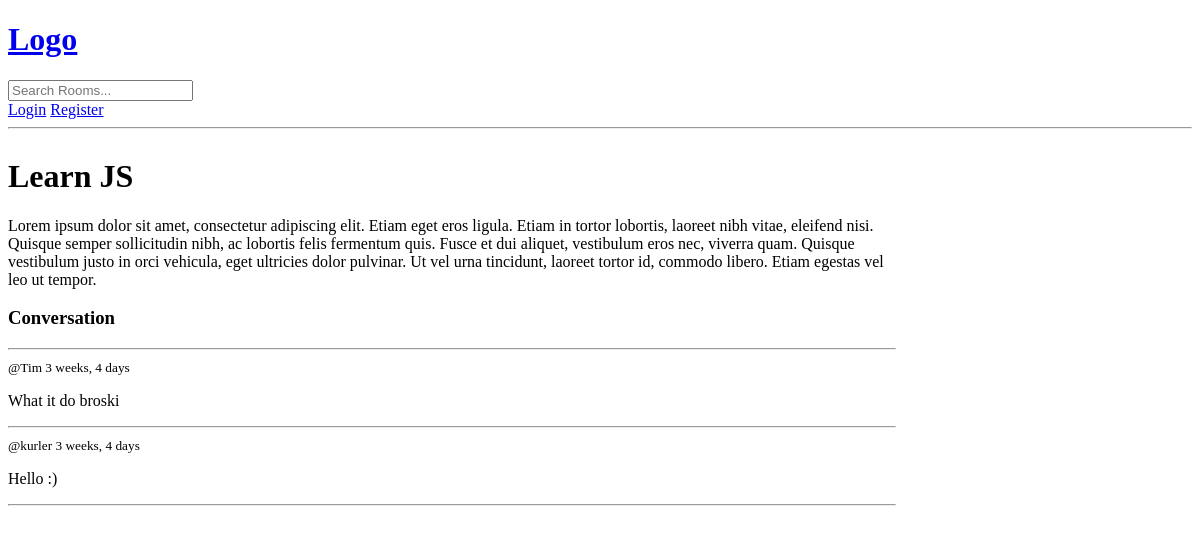
The app's page /room/1/, older data.
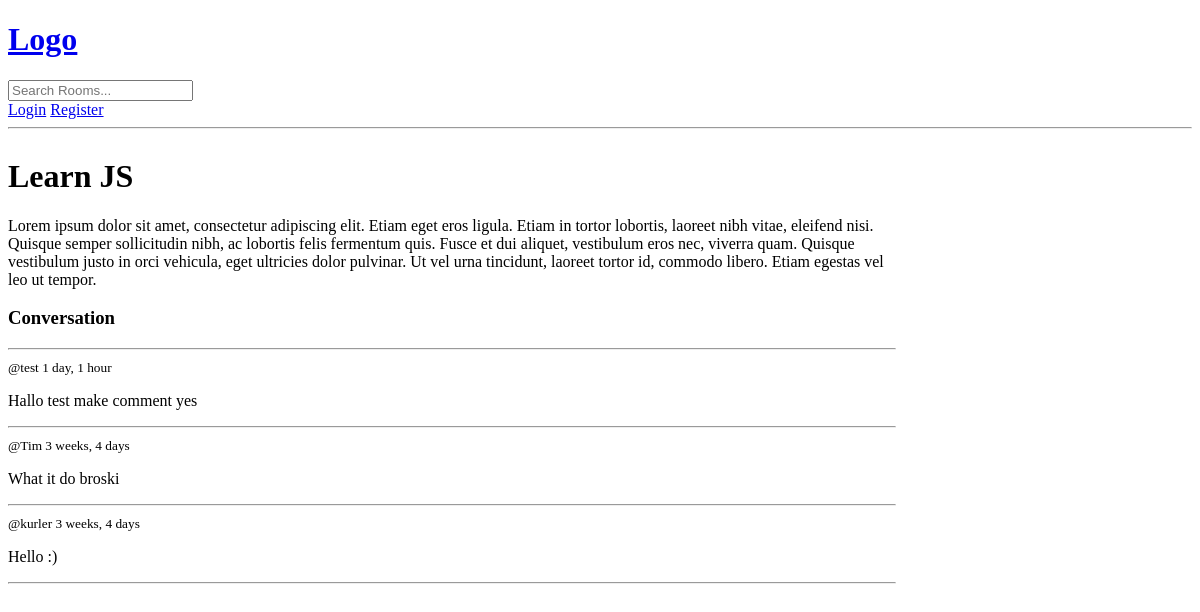
The same page, newer data.
### base/models.py (models this page shows, shortened)
class Room(models.Model):
    host = models.ForeignKey(User, on_delete=models.SET_NULL, null=True)
    topic = models.ForeignKey(Topic, on_delete=models.SET_NULL, null=True)
    name = models.CharField(max_length=200)
    description = models.TextField(null=True, blank=True)
    participants = models.ManyToManyField(User, related_name="participants", blank=True)
    updated = models.DateTimeField(auto_now=True)
    created = models.DateTimeField(auto_now_add=True)
    class Meta:
        ordering = ['-updated', '-created']

class Message(models.Model):
    user = models.ForeignKey(User, on_delete=models.CASCADE)
    room = models.ForeignKey(Room, on_delete=models.CASCADE)
    body = models.TextField()
    updated = models.DateTimeField(auto_now=True)
    created = models.DateTimeField(auto_now_add=True)

### base/views.py (the view, shortened to what this page needs)
# urls.py: path('room/<str:pk>/', views.room, name="room"),
def room(request, pk):
    room = Room.objects.get(id=int(pk))
    room_messages = room.message_set.all().order_by('-created');
    participants = room.participants.all()
    print(participants)
    context = {
        'room': room,
        'room_messages': room_messages,
        'participants': participants,
    }
    return render(request, 'base/room.html', context)

### base/templates/base/room.html (shortened to what this page needs)
{% extends 'main.html' %}
{% block content %}
<div class="room-container">
    <div>
        <h1>{{room.name}}</h1>
        <p>{{room.description}}</p>
        <div class="comment-wrapper">
            <h3>Conversation</h3>
            <hr />
            {% for room_message in room_messages %}
            <div>
                <small>@{{room_message.user}}  {{room_message.created|timesince}}</small>
                <p>{{room_message.body}}</p>
                <hr />
            </div>
            {% endfor %}
        </div>
{% endblock content %}

### templates/main.html (shortened to what this page needs)
<!DOCTYPE html>
<html lang="en">
<head>
</head>
<body>
    {% include 'navbar.html' %}
    {% block content %}
    {% endblock %}
</body>
</html>

### templates/navbar.html
<a href="/">
    <h1>Logo</h1>
</a>
<form method="GET" action="{% url 'home' %}">
    <input type="text" name="q" placeholder="Search Rooms..."/>
</form>
{% if request.user.is_authenticated  %}
<a href="{% url 'logout' %}">Logout</a>
{% elif request.path != "/login/" and request.path != "/register/" %}
<a href="{% url 'login' %}">Login</a>
<a href="{% url 'register' %}">Register</a>
{% endif %}
<hr>

### base/templates/base/room.html (style rules this page uses)
.room-container { display: grid; grid-template-columns: 3fr 1fr; }

Row changes from the older to the newer data that the page shows:
added Message: user "test", created "1 day, 1 hour", body "Hallo test make comment yes"
